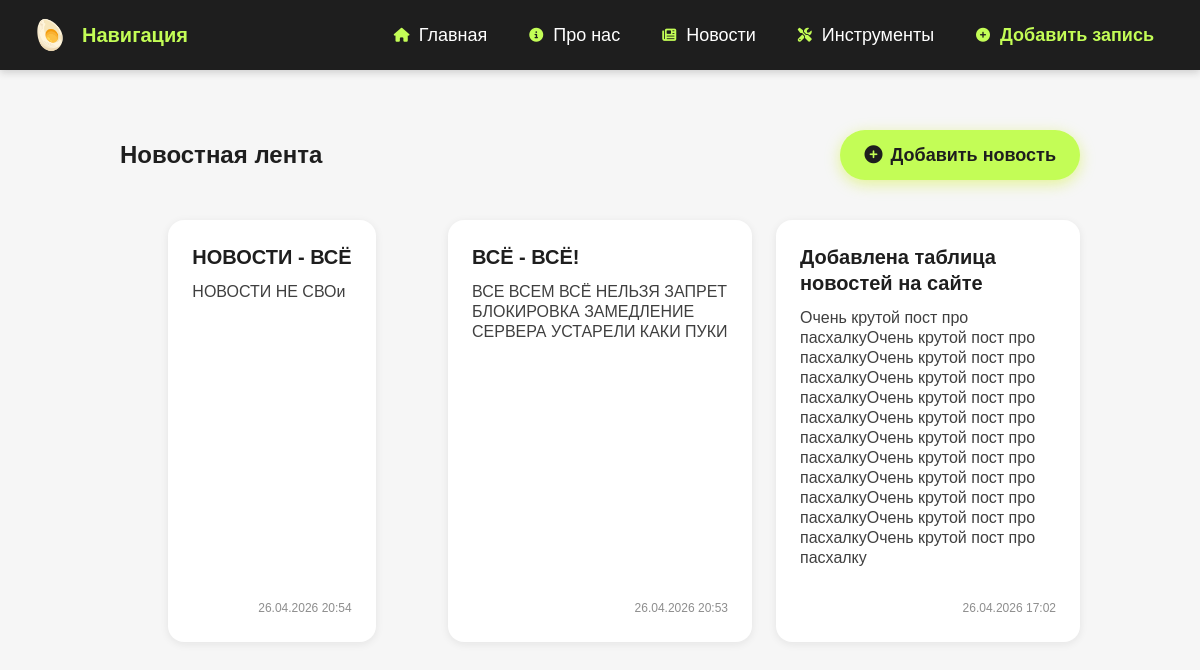
Before: /news/ with the older database file.
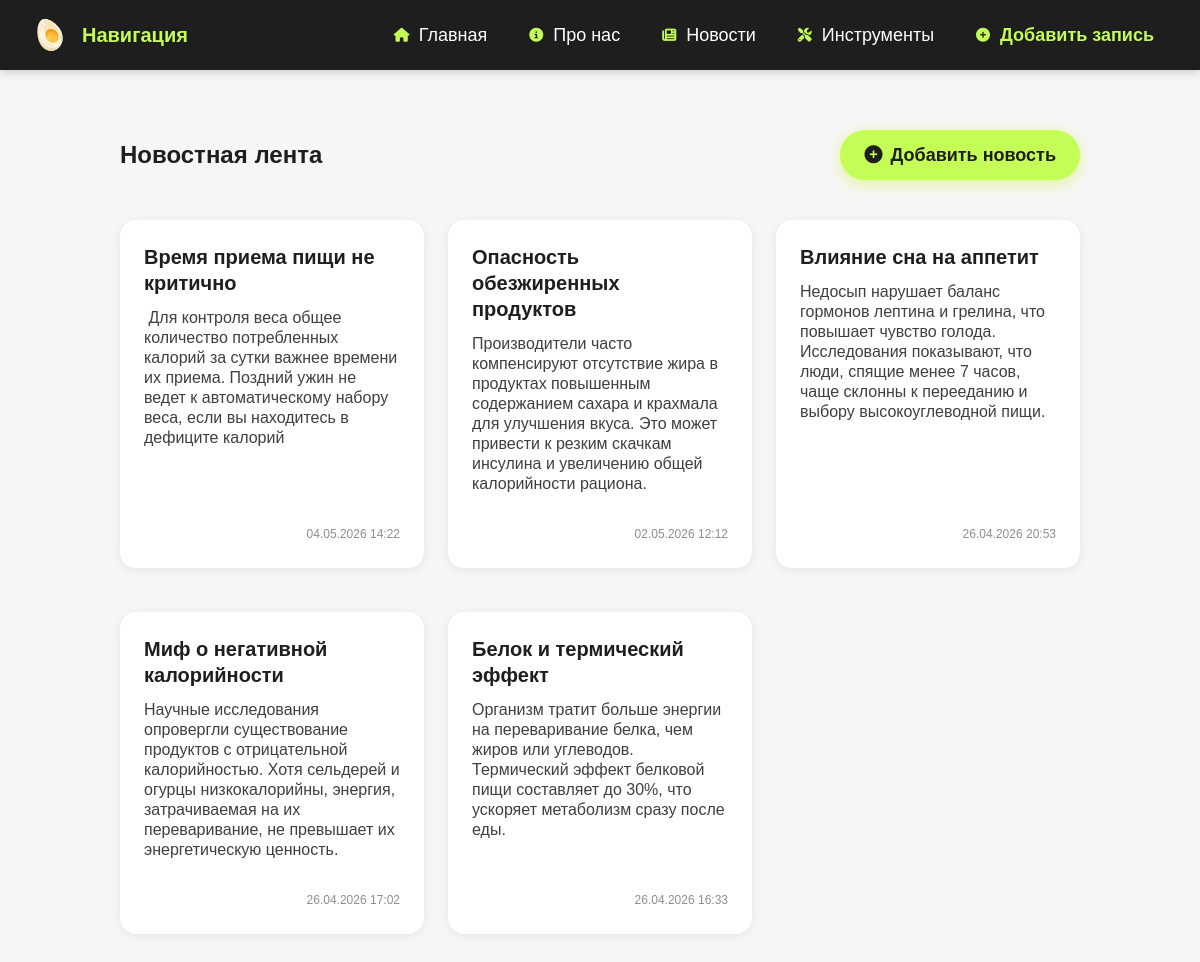
After: the same page with the newer database file.
### news/models.py (models this page shows, shortened)
class Article(models.Model):
    title = models.CharField('Название', max_length=50, default='-')
    full_text = models.TextField('Статья')
    date = models.DateTimeField('Дата выпуска')
    class Meta:
        verbose_name = 'Новость'
        verbose_name_plural = 'Новости'

### news/views.py (the view)
# urls.py: path('', views.news_home, name='news_home'),
def news_home(request):
    news = Article.objects.order_by('-date') # сортировка по убыванию
    return render(request, 'news/news_home.html', {'news': news})

### news/templates/news/news_home.html (shortened to what this page needs)
{% extends 'main/layout.html' %}
{% block content %}
<div class="news-page-container">
  <div class="news-header">
    <h1>Новостная лента</h1>
    <a href="{% url 'create' %}" class="add-news-btn">
      <i class="fas fa-plus-circle"></i>
      <span>Добавить новость</span>
    </a>
  </div>
  {% if news %}
    <div class="news-grid">
      {% for n in news %}
        <div class="news-card">
          <h3 class="news-card__title">{{ n.title }}</h3>
          <p class="news-card__text">{{ n.full_text }}</p>
          <div class="news-card__date">{{ n.date|date:"d.m.Y H:i" }}</div>
        </div>
      {% endfor %}
    </div>
  {% else %}
    <div class="no-news">
      <p>На сайте в текущий момент отсутствуют новости</p>
    </div>
  {% endif %}
</div>
{% endblock %}

### main/templates/main/layout.html (shortened to what this page needs)
{% load  static %}
<!doctype html>
<html lang=ru>
<head>
    <link rel="stylesheet" href="https://cdn.jsdelivr.net/npm/bootstrap@5.3.3/dist/css/bootstrap.min.css">
    <link rel="stylesheet" href="https://use.fontawesome.com/releases/v6.6.0/css/all.css">
    <link rel="stylesheet" href="{% static 'main/css/ui-kit.css' %}">
    <link rel="stylesheet" href="{% static 'main/css/main.css' %}">
    <link rel="stylesheet" href="{% static 'main/css/navbar.css' %}">
</head>
<body>
  <header class="top-navbar">
    <div class="navbar-container">
      <div class="navbar-logo">
        <img src="{% static 'main/img/logo.png' %}" alt="Логотип">
        <span>Навигация</span>
      </div>
      <nav class="navbar-menu">
        <ul>
          <li><a href="{% url 'home' %}"><i class="fas fa-home"></i> Главная</a></li>
          <li><a href="{% url 'about' %}"><i class="fas fa-info-circle"></i> Про нас</a></li>
          <li><a href="{% url 'news_home' %}"><i class="fas fa-newspaper"></i> Новости</a></li>
          <li><a href="{% url 'calc' %}"><i class="fas fa-tools"></i> Инструменты</a></li>
          <li><a href="{% url 'create' %}" class="add-record"><i class="fas fa-plus-circle"></i> Добавить запись</a></li>
        </ul>
      </nav>
    </div>
  </header>
  <main>
    {% block content %}{% endblock %}
  </main>
</body>
</html>

### main/static/main/css/ui-kit.css (style rules this page uses)
:root { --overlays-default: rgb(0 0 0 / 20%); --white-opacity-12: rgb(255 255 255 / 12%); --white-opacity-16: rgb(255 255 255 / 16%); --white-opacity-50: rgb(255 255 255 / 50%); }
:root { --font-family: "Onest Variable", sans-serif; --height-2xl: 30px; --height-2xs: 14px; --height-sm: 20px; --height-xl: 26px; --height-xs: 20px; --height-md: 26px; --size-2xl: 24px; --size-2xs: 10px; --size-3xl: 28px; --size-xl: 20px; --size-xs: 12px; --size-sm: 16px; --size-md: 18px; --size-lg: 20px; --font-h100: 500 var(--size-sm) / var(--height-xs) var(--font-family); --font-h150: 700 var(--size-sm) / var(--height-sm) var(--font-family); --font-h300: 500 var(--size-md) / var(--height-md) var(--font-family); --font-h350: 700 var(--size-md) / var(--height-md) var(--font-family); --font-h400: 700 var(--size-lg) / var(--height-md) var(--font-family); --font-h550: 700 var(--size-xl) / var(--height-xl) var(--font-family); --font-h700: 700 var(--size-2xl) / var(--height-2xl) var(--font-family); --font-h800: 700 var(--size-3xl) / var(--height-2xl) var(--font-family); --font-h900: 700 32px / 32px var(--font-family); --font-h950: 700 56px / 56px var(--font-family); --font-p100: 400 var(--size-xs) / var(--height-xs) var(--font-family); --font-p200: 400 var(--size-sm) / var(--height-sm) var(--font-family); --font-p700: 400 var(--size-md) / var(--height-md) var(--font-family); --font-p720: 400 var(--size-md) / var(--height-sm) var(--font-family); --font-c100: 700 var(--size-2xs) / var(--height-2xs) var(--font-family); --brand-black: rgb(30 30 30); --brand-gray: rgb(235 235 235); --brand-lime: rgb(195 253 86); --brand-violet: rgb(74 72 233); --brand-white: rgb(250 250 250); --brand-danger: rgb(255 24 24); --brand-clear-white: rgb(255 255 255); --black-opacity-8: rgb(30 30 30 / 8%); --black-opacity-20: rgb(30 30 30 / 20%); --black-opacity-40: rgb(30 30 30 / 40%); --black-opacity-60: rgb(30 30 30 / 60%); --background-primary: #f6f6f6; --background-primary-elevated: rgb(255 255 255); --tariff-bg-color-start: rgb(172 196 255); --tariff-bg-color-pro: var(--brand-lime); --tariff-bg-color-max: var(--brand-violet); --stickers-green: rgb(137 210 0); --stickers-orange: rgb(255 136 0); --stickers-purple: var(--brand-violet); --radius-sm: 8px; --radius-md: 12px; --radius-lg: 16px; --radius-xl: 20px; --radius-full: 9999px; --shadow-menu: 0 12px 44px 0 rgb(0 0 0 / 25%); }
*, *::before, *::after { box-sizing: border-box; }
body { margin: 0; font-family: var(--font-family); color: var(--brand-black); background: var(--background-primary); -webkit-font-smoothing: antialiased; -webkit-tap-highlight-color: transparent; scroll-behavior: smooth; }
.news-card { background: rgb(255 255 255) !important; border-radius: 16px !important; padding: 24px !important; margin: 0 auto 20px auto !important; max-width: 800px !important; box-shadow: 0 2px 8px rgb(30 30 30 / 8%) !important; color: rgb(30 30 30) !important; font-family: "Onest Variable", sans-serif !important; text-align: left !important; display: flex !important; flex-direction: column !important; }
.news-card__title { font: 700 20px / 26px "Onest Variable", sans-serif !important; color: rgb(30 30 30) !important; margin: 0 0 12px 0 !important; text-align: left !important; }
.news-card__text { font: 400 16px / 20px "Onest Variable", sans-serif !important; color: rgb(30 30 30) !important; opacity: 0.85; line-height: 1.5; margin: 0 0 20px 0 !important; text-align: left !important; flex: 1; }
.news-card__date { font: 400 12px / 20px "Onest Variable", sans-serif !important; color: rgb(30 30 30) !important; opacity: 0.5; text-align: right !important; padding-top: 10px; }

### main/static/main/css/main.css (style rules this page uses)
body { background: var(--background-primary); color: var(--brand-black); font-family: var(--font-family); -webkit-font-smoothing: antialiased; margin: 0; }
main { padding: 80px 20px 20px; transition: filter 0.3s ease; }

Changed rows visible on the page:
removed Article: title "НОВОСТИ - ВСЁ", full_text "НОВОСТИ НЕ СВОи", date "26.04.2026 20:54"
added Article: title "Время приема пищи не критично", full_text "Для контроля веса общее количество потребленных калорий за сутки важнее времени их приема. Поздний ужин не ведет к автоматическому набору веса, если вы находитесь в дефиците калорий", date "04.05.2026 14:22"
added Article: title "Опасность обезжиренных продуктов", full_text "Производители часто компенсируют отсутствие жира в продуктах повышенным содержанием сахара и крахмала для улучшения вкуса. Это может привести к резким скачкам инсулина и увеличению общей калорийности рациона.", date "02.05.2026 12:12"
changed Article: title "ВСЁ - ВСЁ!" → "Влияние сна на аппетит"; full_text "ВСЕ ВСЕМ ВСЁ НЕЛЬЗЯ ЗАПРЕТ БЛОКИРОВКА ЗАМЕДЛЕНИЕ СЕРВЕРА УСТАРЕЛИ КАКИ ПУКИ" → "Недосып нарушает баланс гормонов лептина и грелина, что повышает чувство голода. Исследования показывают, что люди, спящие менее 7 часов, чаще склонны к перееданию и выбору высокоуглеводной пищи."
changed Article: title "Добавлена таблица новостей на сайте" → "Миф о негативной калорийности"; full_text "Очень крутой пост про пасхалкуОчень крутой пост про пасхалкуОчень крутой пост про пасхалкуОчень крутой пост про пасхалкуОчень крутой пост про пасхалкуОчень крутой пост про пасхалкуОчень крутой пост про пасхалкуОчень крутой пост про пасхалкуОчень крутой пост про пасхалкуОчень крутой пост про пасхалкуОчень крутой пост про пасхалкуОчень крутой пост про пасхалку" → "Научные исследования опровергли существование продуктов с отрицательной калорийностью. Хотя сельдерей и огурцы низкокалорийны, энергия, затрачиваемая на их переваривание, не превышает их энергетическую ценность."
added Article: title "Белок и термический эффект", full_text "Организм тратит больше энергии на переваривание белка, чем жиров или углеводов. Термический эффект белковой пищи составляет до 30%, что ускоряет метаболизм сразу после еды.", date "26.04.2026 16:33"
